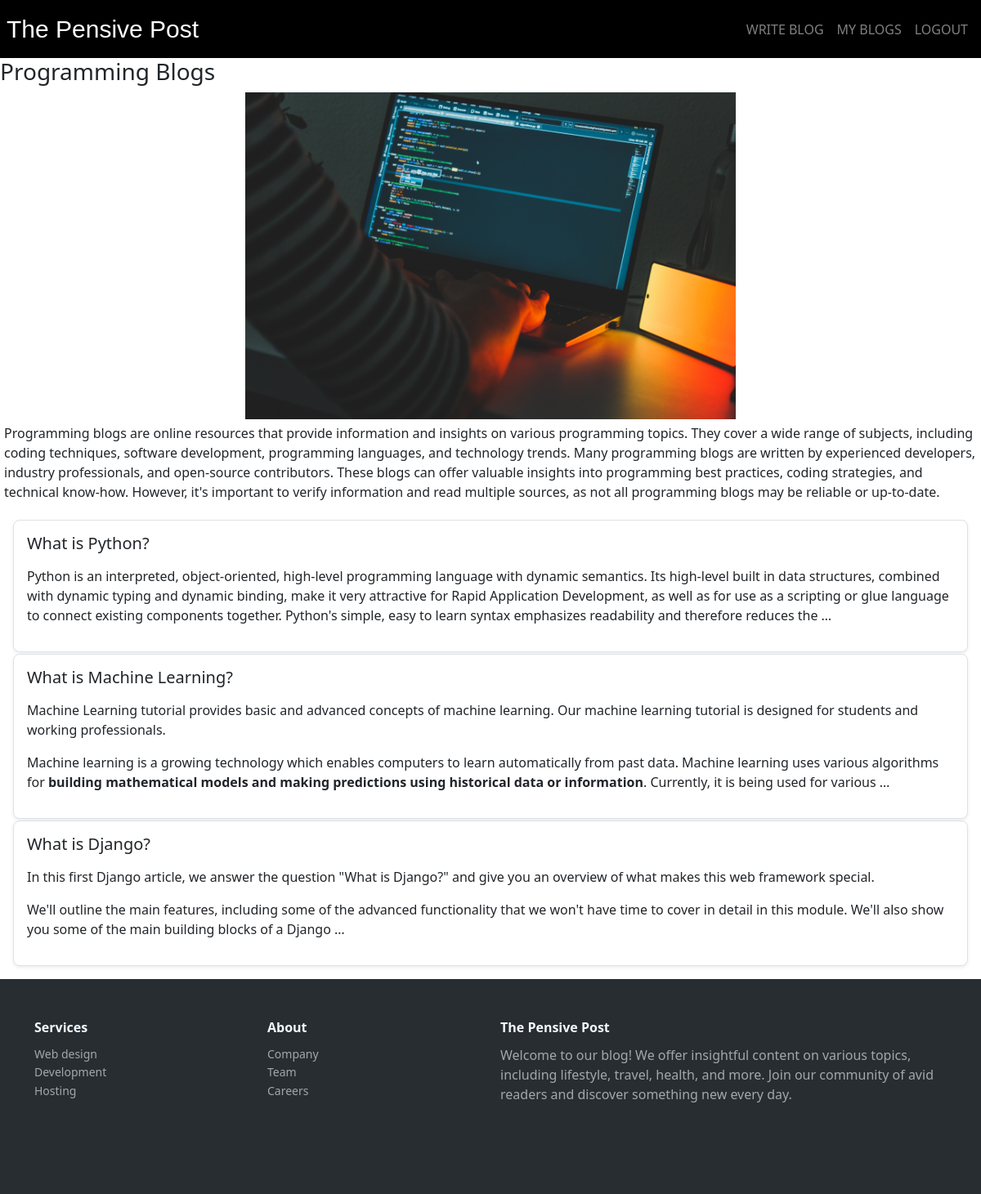
/category/programming-blogs (signed in), run on the app's committed database.
### blogapp/models.py (models this page shows, shortened)
class Category(models.Model):
    cat_id = models.AutoField(primary_key=True)
    title = models.CharField(max_length=100)
    description = models.TextField()
    url = models.CharField(max_length=100)
    image = models.ImageField(upload_to='category/')
    add_date = models.DateTimeField(auto_now_add=True, null=True)

class Post(models.Model):
    post_id = models.AutoField(primary_key=True)
    author = models.ForeignKey(User, on_delete=models.CASCADE,null=True)
    title = models.CharField(max_length=200)
    content = RichTextUploadingField()
    url = models.CharField(max_length=100)
    cat = models.ForeignKey(Category, on_delete=models.CASCADE)
    image = models.ImageField(upload_to='post/')
    created_at = models.DateTimeField(auto_now_add=True)
    updated_at = models.DateTimeField(auto_now=True)

### blogapp/views.py (the view)
# urls.py: path('category/<slug:url>', category),
@login_required(login_url="/login")
def category(request, url):
    cat = Category.objects.get(url=url)
    posts = Post.objects.filter(cat=cat)
    return render(request, "category.html", {'cat': cat, 'posts': posts})

### template/category.html (shortened to what this page needs)
{%extends 'base1.html' %}
{%block content%}
<div class="container-custom">
    <h3>{{cat.title}}</h3>
    <div class="img-container">
        <img src="/media/{{cat.image}}" class="responsive-img" style="display: block;
  margin: 0 auto;   max-width: 100%;
  height: 400px;"
             alt="">
    </div>
    <div style="margin:5px">
        <p>{{cat.description}}</p>
    </div>
    <div class="list-group" style="padding:5px;margin:10px">
    {% for p in posts %}
    <a href="/blog/{{p.url}}" style="  text-decoration: none;margin:1px;">
        <div class="card border rounded-3 shadow-sm card-hover">
            <div class="card-body" >
                <h5 class="card-title">{{p.title}}</h5>
                <p class="card-text" >{{p.content |truncatewords:60 | safe}}</p>
            </div>
        </div>
    </a>
    {% endfor %}
</div>
</div>
{%endblock%}

### template/base1.html (shortened to what this page needs)
<!DOCTYPE html>
<html lang="en">
<head>
    <link href="https://cdn.jsdelivr.net/npm/bootstrap@5.3.0-alpha1/dist/css/bootstrap.min.css" rel="stylesheet">
    {% load static %}
    <link rel="stylesheet" type="text/css" href="{% static 'css/style.css' %}">
    <link rel="stylesheet" type="text/css" href="{% static 'css/carousel.css' %}">
    <link rel="stylesheet" type="text/css" href="{% static 'css/footer_style.css' %}">
        <link rel="stylesheet" href="https://maxcdn.bootstrapcdn.com/bootstrap/4.0.0/css/bootstrap.min.css">
    <link href="https://cdn.jsdelivr.net/npm/bootstrap@5.3.0-alpha1/dist/css/bootstrap.min.css" rel="stylesheet">
    <link href="../assets/dist/css/bootstrap.min.css" rel="stylesheet">
</head>
<body>
{% include 'header1.html' %}
{%block content %}
{% endblock %}
{% include 'footer.html' %}
</body>
</html>

### template/header1.html (shortened to what this page needs)
<header>
    <nav class="navbar navbar-expand-md navbar-dark " style="padding:8px 8px; background:black;">
            <a  style="color: white; font-size:30px ;font-family:Arial; text-align:center" class="navbar-brand" href="{% url 'home' %}">The Pensive Post </a>
      <div class="collapse navbar-collapse" id="navbarNavDropdown">
        <ul class="navbar-nav ml-auto">
          <li class="nav-item">
              <a class="nav-link " href="/test">WRITE BLOG</a>
            </li>
           <li class="nav-item">
              <a class="nav-link " href="/myarticles">MY BLOGS</a>
            </li>
            <li class="nav-item ">
              <a class="nav-link" href="/logout">LOGOUT</a>
            </li>
        </ul >
      </div>
    </nav>
  </header>

### template/footer.html
    <div class="footer-dark"  style="margin:0px">
        <footer>
            <div class="container">
                <div class="row">
                    <div class="col-sm-6 col-md-3 item">
                        <h3>Services</h3>
                        <ul>
                            <li><a href="#">Web design</a></li>
                            <li><a href="#">Development</a></li>
                            <li><a href="#">Hosting</a></li>
                        </ul>
                    </div>
                    <div class="col-sm-6 col-md-3 item">
                        <h3>About</h3>
                        <ul>
                            <li><a href="#">Company</a></li>
                            <li><a href="#">Team</a></li>
                            <li><a href="#">Careers</a></li>
                        </ul>
                    </div>
                    <div class="col-md-6 item text">
                        <h3>The Pensive Post</h3>
                        <p>Welcome to our blog! We offer insightful content on various topics, including lifestyle, travel, health, and more. Join our community of avid readers and discover something new every day.</p>
                    </div>
                </div>
                <p class="copyright"></p>
            </div>
        </footer>
    </div>

### blogapp/static/css/style.css (style rules this page uses)
body { background:blue; }

### blogapp/static/css/carousel.css (style rules this page uses)
body { padding-top: 0rem; padding-bottom: 3rem; color: #5a5a5a; }

### blogapp/static/css/footer_style.css (style rules this page uses)
.footer-dark { padding:50px 0; color:#f0f9ff; background-color:#282d32; }
.footer-dark h3 { margin-top:0; margin-bottom:12px; font-weight:bold; font-size:16px; }
.footer-dark ul { padding:0; list-style:none; line-height:1.6; font-size:14px; margin-bottom:0; }
.footer-dark ul a { color:inherit; text-decoration:none; opacity:0.6; }
.footer-dark .item.text { margin-bottom:36px; }
.footer-dark .item.text p { opacity:0.6; margin-bottom:0; }
.footer-dark .copyright { text-align:center; padding-top:24px; opacity:0.3; font-size:13px; margin-bottom:0; }

### template/base1.html (style rules this page uses)
body { margin:0px; padding:0px; }

### data on the page
Category: title "Programming Blogs", image (picture), description "Programming blogs are online resources that provide information and insights on various programming topics. They cover a wide range of subjects, including coding techniques, software development, programming languages, and technology trends. Many programming blogs are written by experienced developers, industry professionals, and open-source contributors. These blogs can offer valuable insights into programming best practices, coding strategies, and technical know-how. However, it's important to verify information and read multiple sources, as not all programming blogs may be reliable or up-to-date."
Post: title "What is Python?", content "Python is an interpreted, object-oriented, high-level programming language with dynamic semantics. Its high-level built in data structures, combined with dynamic typing and dynamic binding, make it very attractive for Rapid Application Development, as well as for use as a scripting or glue language to connect existing components together. Python's simple, easy to learn syntax emphasizes readability and therefore reduces the …"
Post: title "What is Machine Learning?", content "Machine Learning tutorial provides basic and advanced concepts of machine learning. Our machine learning tutorial is designed for students and working professionals. Machine learning is a growing technology which enables computers to learn automatically from past data. Machine learning uses various algorithms for building mathematical models and making predictions using historical data or information . Currently, it is being used for various …"
Post: title "What is Django?", content "In this first Django article, we answer the question \"What is Django?\" and give you an overview of what makes this web framework special. We'll outline the main features, including some of the advanced functionality that we won't have time to cover in detail in this module. We'll also show you some of the main building blocks of a Django …"
